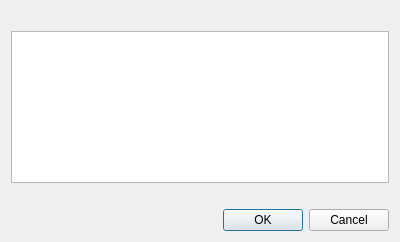
<?xml version="1.0" encoding="UTF-8"?>
<ui version="4.0">
 <class>ResourceListDialog</class>
 <widget class="QDialog" name="ResourceListDialog">
  <property name="geometry">
   <rect>
    <x>0</x>
    <y>0</y>
    <width>400</width>
    <height>242</height>
   </rect>
  </property>
  <property name="windowTitle">
   <string/>
  </property>
  <layout class="QVBoxLayout" name="verticalLayout">
   <item>
    <widget class="QLabel" name="topLabel">
     <property name="text">
      <string/>
     </property>
    </widget>
   </item>
   <item>
    <widget class="QTreeView" name="treeView">
     <property name="focusPolicy">
      <enum>Qt::ClickFocus</enum>
     </property>
     <property name="editTriggers">
      <set>QAbstractItemView::DoubleClicked|QAbstractItemView::EditKeyPressed|QAbstractItemView::SelectedClicked</set>
     </property>
     <property name="alternatingRowColors">
      <bool>true</bool>
     </property>
     <property name="rootIsDecorated">
      <bool>false</bool>
     </property>
     <property name="uniformRowHeights">
      <bool>true</bool>
     </property>
     <property name="sortingEnabled">
      <bool>true</bool>
     </property>
     <property name="headerHidden">
      <bool>true</bool>
     </property>
    </widget>
   </item>
   <item>
    <widget class="QLabel" name="bottomLabel">
     <property name="text">
      <string/>
     </property>
    </widget>
   </item>
   <item>
    <widget class="QDialogButtonBox" name="buttonBox">
     <property name="orientation">
      <enum>Qt::Horizontal</enum>
     </property>
     <property name="standardButtons">
      <set>QDialogButtonBox::Cancel|QDialogButtonBox::Ok</set>
     </property>
    </widget>
   </item>
  </layout>
 </widget>
 <resources/>
 <connections>
  <connection>
   <sender>buttonBox</sender>
   <signal>accepted()</signal>
   <receiver>ResourceListDialog</receiver>
   <slot>accept()</slot>
   <hints>
    <hint type="sourcelabel">
     <x>248</x>
     <y>254</y>
    </hint>
    <hint type="destinationlabel">
     <x>157</x>
     <y>274</y>
    </hint>
   </hints>
  </connection>
  <connection>
   <sender>buttonBox</sender>
   <signal>rejected()</signal>
   <receiver>ResourceListDialog</receiver>
   <slot>reject()</slot>
   <hints>
    <hint type="sourcelabel">
     <x>316</x>
     <y>260</y>
    </hint>
    <hint type="destinationlabel">
     <x>286</x>
     <y>274</y>
    </hint>
   </hints>
  </connection>
 </connections>
</ui>
